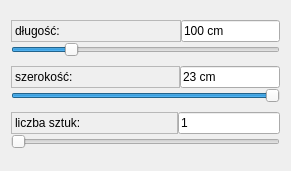
   <widget class="QWidget" name="layoutWidget_5">
    <property name="geometry">
     <rect>
      <x>20</x>
      <y>80</y>
      <width>291</width>
      <height>171</height>
     </rect>
    </property>
    <layout class="QVBoxLayout" name="verticalLayout_91">
     <property name="spacing">
      <number>0</number>
     </property>
     <item>
      <layout class="QVBoxLayout" name="verticalLayout_92">
       <item>
        <layout class="QHBoxLayout" name="horizontalLayout_21">
         <property name="spacing">
          <number>0</number>
         </property>
         <item>
          <widget class="QLabel" name="label_66">
           <property name="locale">
            <locale language="Polish" country="Poland"/>
           </property>
           <property name="frameShape">
            <enum>QFrame::StyledPanel</enum>
           </property>
           <property name="text">
            <string>długość:                                   </string>
           </property>
           <property name="alignment">
            <set>Qt::AlignLeading|Qt::AlignLeft|Qt::AlignVCenter</set>
           </property>
          </widget>
         </item>
         <item>
          <widget class="QLineEdit" name="lengthBox">
           <property name="text">
            <string>100 cm</string>
           </property>
           <property name="readOnly">
            <bool>true</bool>
           </property>
          </widget>
         </item>
        </layout>
       </item>
       <item>
        <widget class="QSlider" name="lengthSlider">
         <property name="minimum">
          <number>50</number>
         </property>
         <property name="maximum">
          <number>290</number>
         </property>
         <property name="singleStep">
          <number>1</number>
         </property>
         <property name="pageStep">
          <number>10</number>
         </property>
         <property name="value">
          <number>100</number>
         </property>
         <property name="tracking">
          <bool>true</bool>
         </property>
         <property name="orientation">
          <enum>Qt::Horizontal</enum>
         </property>
         <property name="invertedAppearance">
          <bool>false</bool>
         </property>
         <property name="tickPosition">
          <enum>QSlider::NoTicks</enum>
         </property>
         <property name="tickInterval">
          <number>0</number>
         </property>
        </widget>
       </item>
      </layout>
     </item>
     <item>
      <layout class="QVBoxLayout" name="verticalLayout_93">
       <item>
        <layout class="QHBoxLayout" name="horizontalLayout_22">
         <property name="spacing">
          <number>0</number>
         </property>
         <item>
          <widget class="QLabel" name="label_67">
           <property name="locale">
            <locale language="Polish" country="Poland"/>
           </property>
           <property name="frameShape">
            <enum>QFrame::StyledPanel</enum>
           </property>
           <property name="text">
            <string>szerokość:                               </string>
           </property>
          </widget>
         </item>
         <item>
          <widget class="QLineEdit" name="widthBox">
           <property name="text">
            <string>23 cm</string>
           </property>
           <property name="readOnly">
            <bool>true</bool>
           </property>
          </widget>
         </item>
        </layout>
       </item>
       <item>
        <widget class="QSlider" name="widthSlider">
         <property name="minimum">
          <number>12</number>
         </property>
         <property name="maximum">
          <number>23</number>
         </property>
         <property name="sliderPosition">
          <number>23</number>
         </property>
         <property name="tracking">
          <bool>true</bool>
         </property>
         <property name="orientation">
          <enum>Qt::Horizontal</enum>
         </property>
         <property name="invertedAppearance">
          <bool>false</bool>
         </property>
        </widget>
       </item>
      </layout>
     </item>
     <item>
      <layout class="QVBoxLayout" name="verticalLayout_94">
       <item>
        <layout class="QHBoxLayout" name="horizontalLayout_23">
         <property name="spacing">
          <number>0</number>
         </property>
         <item>
          <widget class="QLabel" name="label_68">
           <property name="locale">
            <locale language="Polish" country="Poland"/>
           </property>
           <property name="frameShape">
            <enum>QFrame::StyledPanel</enum>
           </property>
           <property name="text">
            <string>liczba sztuk:                            </string>
           </property>
          </widget>
         </item>
         <item>
          <widget class="QLineEdit" name="quantityBox">
           <property name="text">
            <string>1</string>
           </property>
           <property name="readOnly">
            <bool>true</bool>
           </property>
          </widget>
         </item>
        </layout>
       </item>
       <item>
        <widget class="QSlider" name="quantitySlider">
         <property name="minimum">
          <number>1</number>
         </property>
         <property name="maximum">
          <number>20</number>
         </property>
         <property name="tracking">
          <bool>true</bool>
         </property>
         <property name="orientation">
          <enum>Qt::Horizontal</enum>
         </property>
         <property name="invertedAppearance">
          <bool>false</bool>
         </property>
        </widget>
       </item>
      </layout>
     </item>
    </layout>
   </widget>
